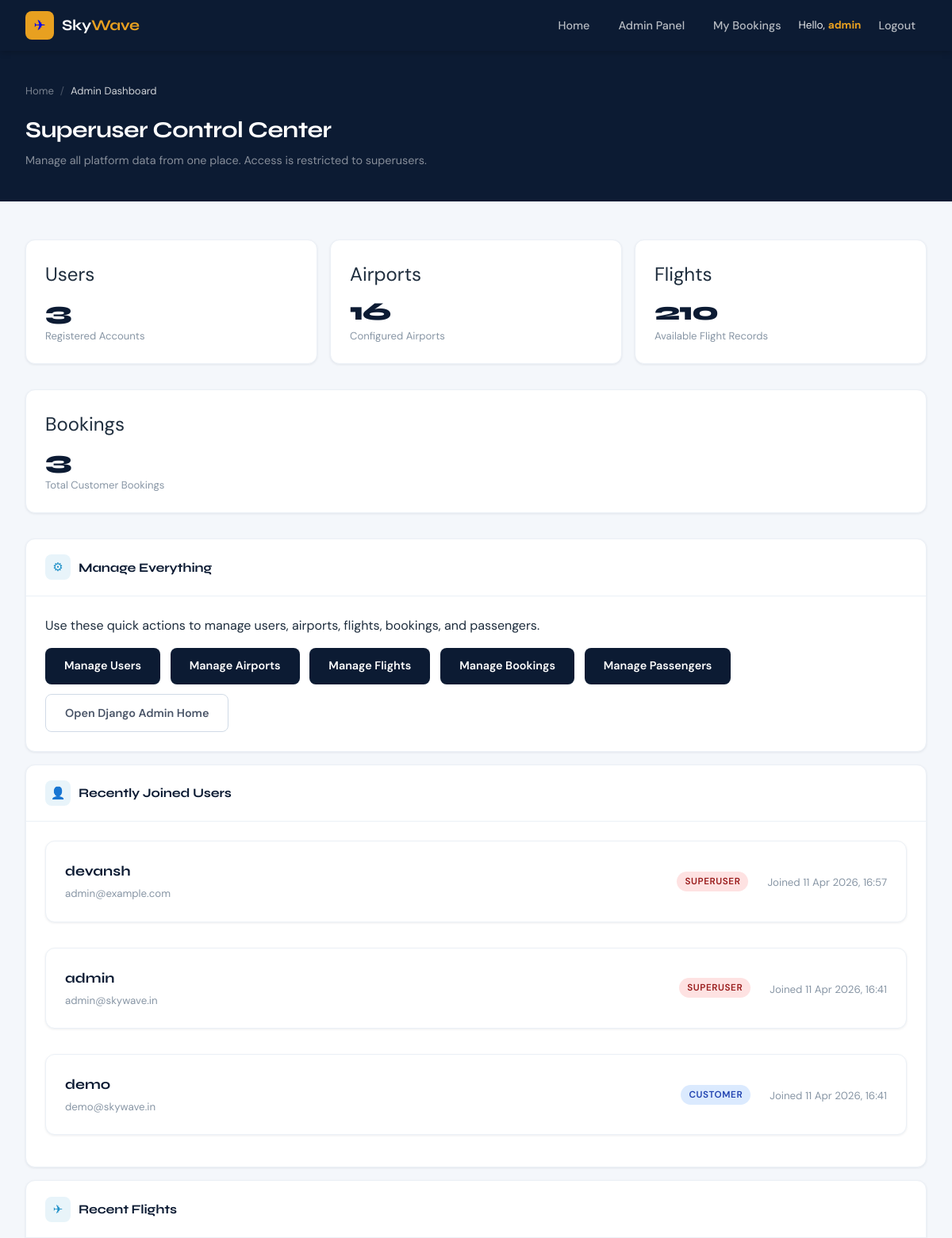
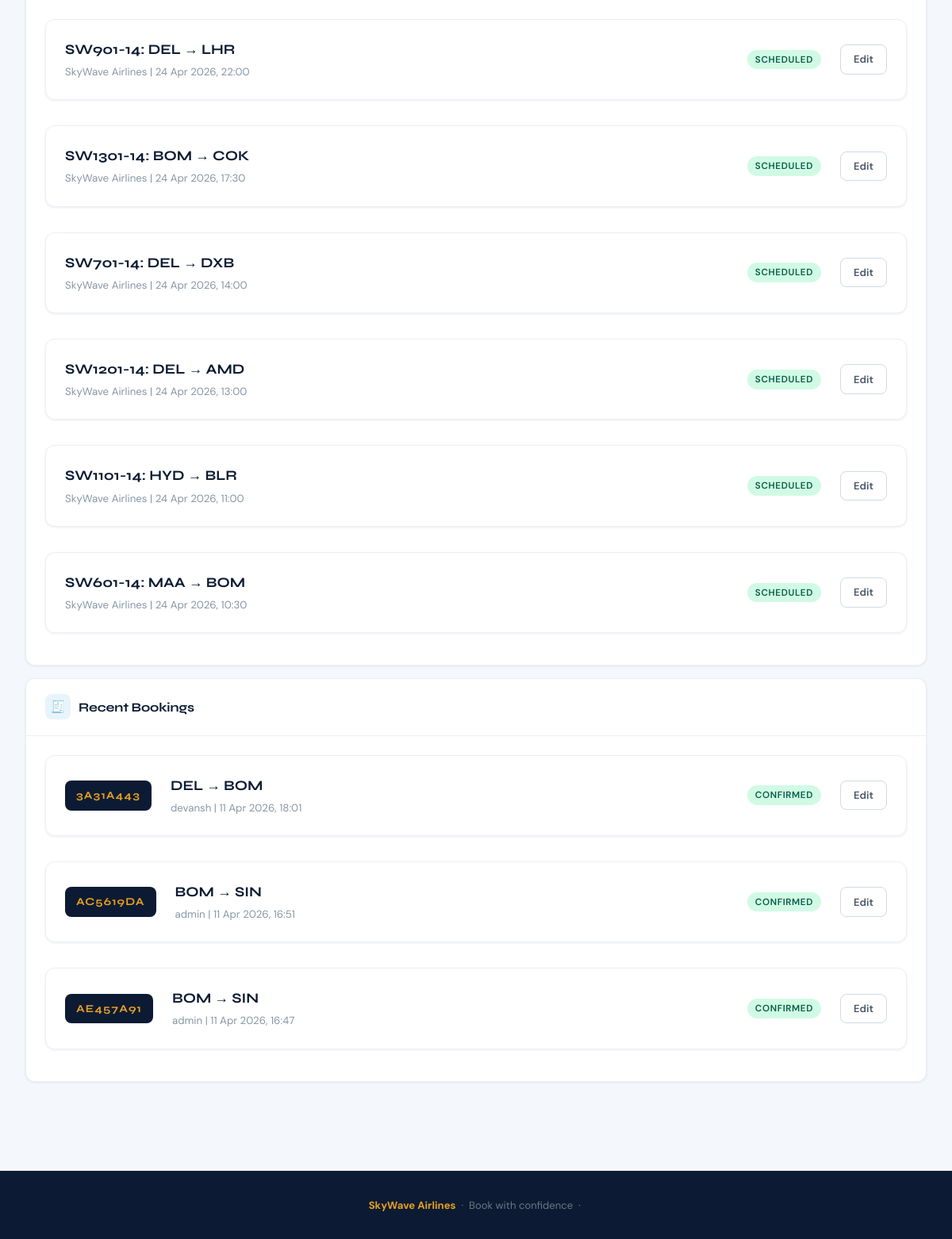
The app's page /admin-panel/ (signed in), older data (2 pictures, top to bottom).
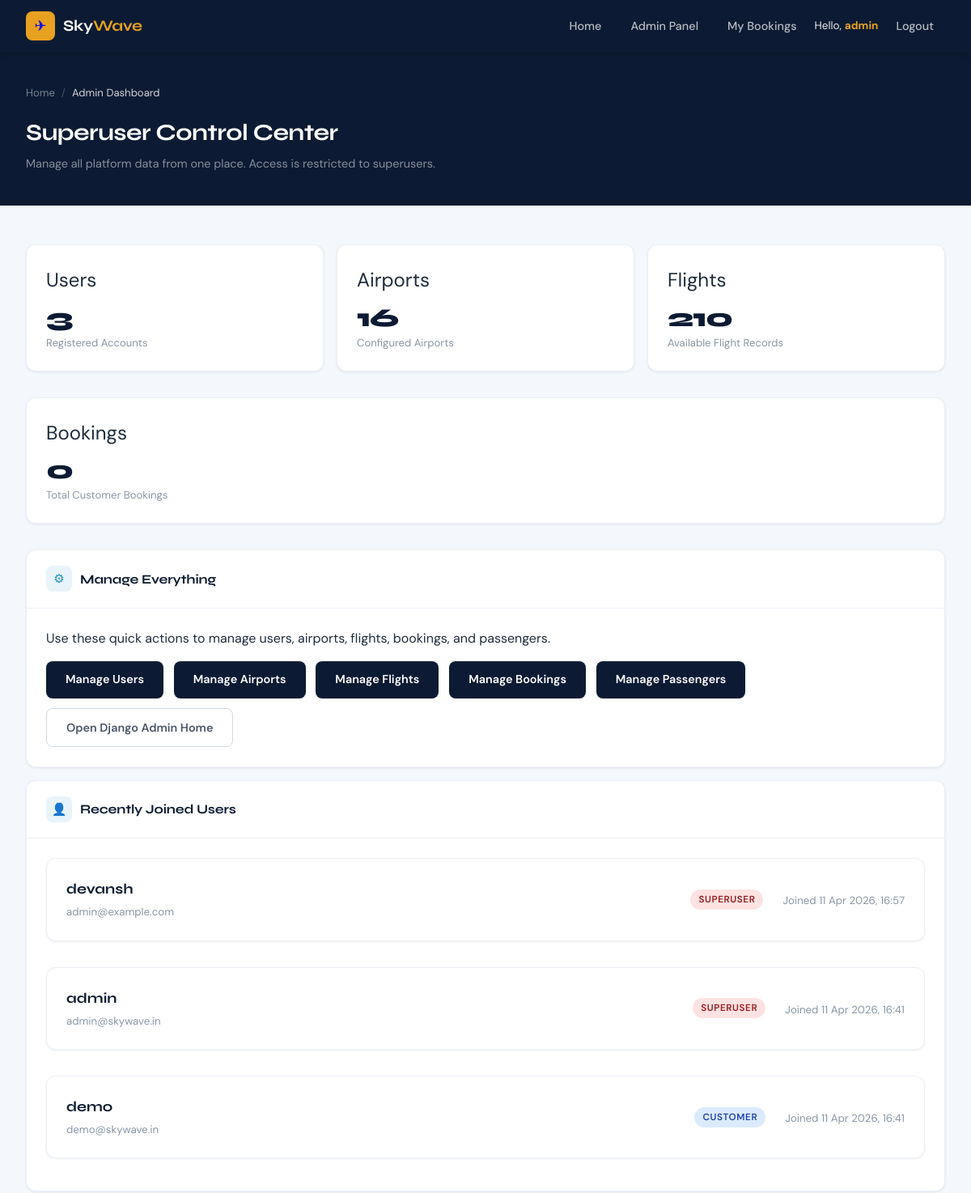
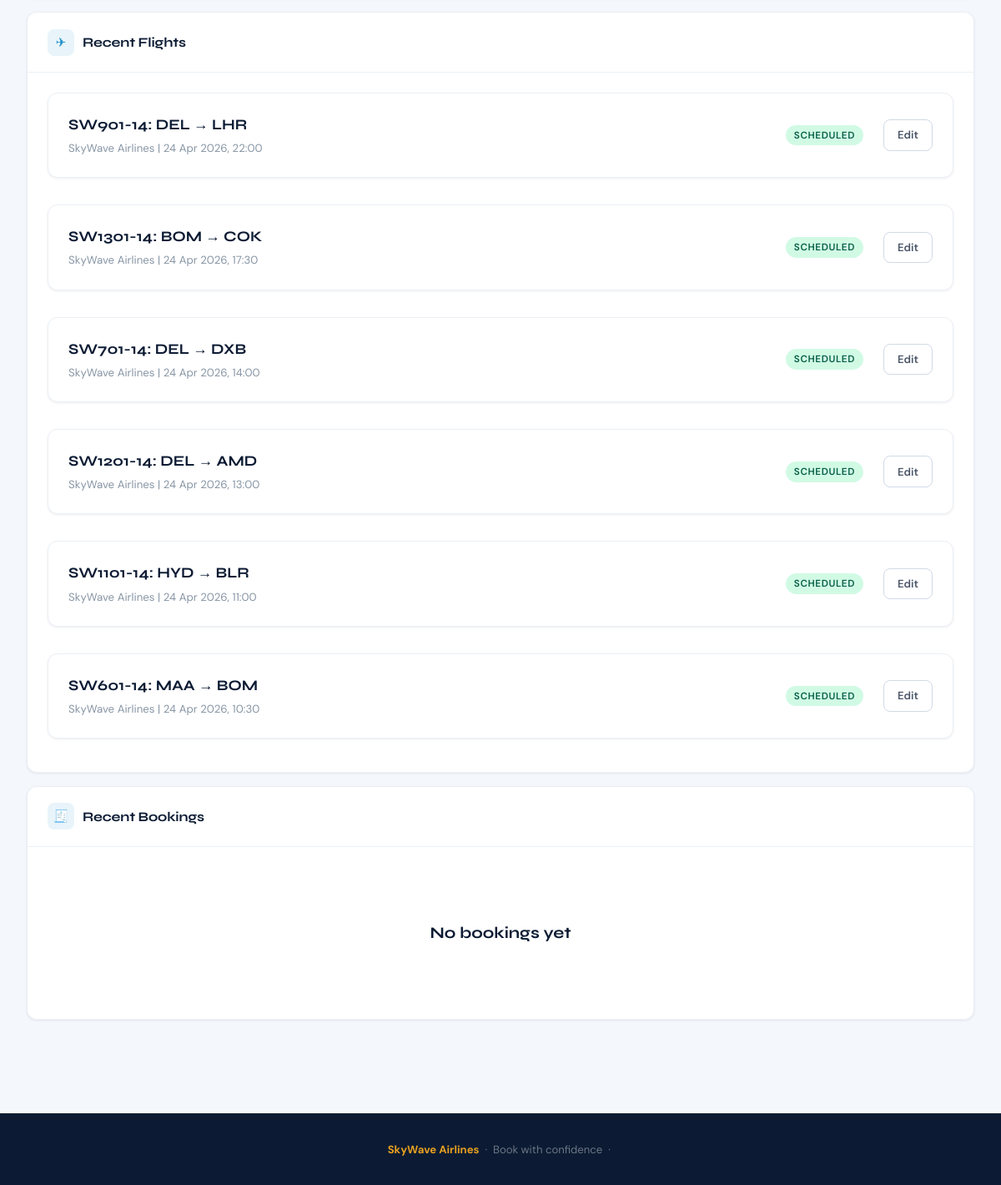
The same page, newer data (2 pictures, top to bottom).
### reservations/models.py (models this page shows, shortened)
class Flight(models.Model):
    CLASS_CHOICES = [
        ('economy', 'Economy'),
        ('business', 'Business'),
        ('first', 'First Class'),
    ]
    STATUS_CHOICES = [
        ('scheduled', 'Scheduled'),
        ('delayed', 'Delayed'),
        ('cancelled', 'Cancelled'),
        ('completed', 'Completed'),
    ]
    flight_number = models.CharField(max_length=10, unique=True)
    origin = models.ForeignKey(Airport, on_delete=models.CASCADE, related_name='departing_flights')
    destination = models.ForeignKey(Airport, on_delete=models.CASCADE, related_name='arriving_flights')
    departure_time = models.DateTimeField()
    arrival_time = models.DateTimeField()
    total_seats = models.IntegerField(default=180)
    available_seats = models.IntegerField(default=180)
    economy_price = models.DecimalField(max_digits=10, decimal_places=2)
    business_price = models.DecimalField(max_digits=10, decimal_places=2)
    first_class_price = models.DecimalField(max_digits=10, decimal_places=2)
    status = models.CharField(max_length=20, choices=STATUS_CHOICES, default='scheduled')
    airline_name = models.CharField(max_length=100, default='SkyWave Airlines')

class Airport(models.Model):
    code = models.CharField(max_length=3, unique=True)
    name = models.CharField(max_length=200)
    city = models.CharField(max_length=100)
    country = models.CharField(max_length=100)

class Booking(models.Model):
    STATUS_CHOICES = [
        ('confirmed', 'Confirmed'),
        ('cancelled', 'Cancelled'),
        ('pending', 'Pending'),
    ]
    CLASS_CHOICES = [
        ('economy', 'Economy'),
        ('business', 'Business'),
        ('first', 'First Class'),
    ]
    booking_ref = models.CharField(max_length=8, unique=True, editable=False)
    user = models.ForeignKey(User, on_delete=models.CASCADE, related_name='bookings')
    flight = models.ForeignKey(Flight, on_delete=models.CASCADE, related_name='bookings')
    seat_class = models.CharField(max_length=20, choices=CLASS_CHOICES, default='economy')
    passengers = models.IntegerField(default=1)
    total_price = models.DecimalField(max_digits=10, decimal_places=2)
    status = models.CharField(max_length=20, choices=STATUS_CHOICES, default='confirmed')
    booked_at = models.DateTimeField(auto_now_add=True)
    contact_email = models.EmailField()
    contact_phone = models.CharField(max_length=20, blank=True)

### reservations/views.py (the view)
# urls.py: path('admin-panel/', views.admin_dashboard, name='admin_dashboard'),
@superuser_required
def admin_dashboard(request):
    total_users = User.objects.count()
    total_airports = Airport.objects.count()
    total_flights = Flight.objects.count()
    total_bookings = Booking.objects.count()
    recent_users = User.objects.order_by('-date_joined')[:6]
    recent_flights = Flight.objects.select_related('origin', 'destination').order_by('-departure_time')[:6]
    recent_bookings = Booking.objects.select_related('user', 'flight__origin', 'flight__destination').order_by('-booked_at')[:8]
    return render(request, 'reservations/admin_dashboard.html', {
        'total_users': total_users,
        'total_airports': total_airports,
        'total_flights': total_flights,
        'total_bookings': total_bookings,
        'recent_users': recent_users,
        'recent_flights': recent_flights,
        'recent_bookings': recent_bookings,
    })

### reservations/views.py (called while the page is built)
def superuser_required(view_func):
    @login_required
    @wraps(view_func)
    def _wrapped_view(request, *args, **kwargs):
        if not request.user.is_superuser:
            messages.error(request, 'Only admin superusers can access this page.')
            return redirect('home')
        return view_func(request, *args, **kwargs)
    return _wrapped_view

### templates/reservations/admin_dashboard.html (shortened to what this page needs)
{% extends 'base.html' %}
{% block content %}
<section class="page-header">
  <div class="page-header-inner">
    <div class="breadcrumb">
      <a href="{% url 'home' %}">Home</a>
      <span class="sep">/</span>
      <span class="current">Admin Dashboard</span>
    </div>
    <h1>Superuser Control Center</h1>
    <p>Manage all platform data from one place. Access is restricted to superusers.</p>
  </div>
</section>
<main class="main-content">
  <section class="stats-row">
    <article class="stat-card">
      <div class="stat-icon">Users</div>
      <div class="stat-value">{{ total_users }}</div>
      <div class="stat-label">Registered Accounts</div>
    </article>
    <article class="stat-card">
      <div class="stat-icon">Airports</div>
      <div class="stat-value">{{ total_airports }}</div>
      <div class="stat-label">Configured Airports</div>
    </article>
    <article class="stat-card">
      <div class="stat-icon">Flights</div>
      <div class="stat-value">{{ total_flights }}</div>
      <div class="stat-label">Available Flight Records</div>
    </article>
  </section>
  <section class="stats-row" style="grid-template-columns: 1fr;">
    <article class="stat-card">
      <div class="stat-icon">Bookings</div>
      <div class="stat-value">{{ total_bookings }}</div>
      <div class="stat-label">Total Customer Bookings</div>
    </article>
  </section>
  <section class="card mb-2">
    <div class="card-header">
      <div class="card-header-icon">⚙</div>
      <h2 class="card-title">Manage Everything</h2>
    </div>
    <div class="card-body">
      <p class="mb-2">Use these quick actions to manage users, airports, flights, bookings, and passengers.</p>
      <div style="display:flex;flex-wrap:wrap;gap:0.8rem;">
        <a href="{% url 'admin:auth_user_changelist' %}" class="btn btn-navy">Manage Users</a>
        <a href="{% url 'admin:reservations_airport_changelist' %}" class="btn btn-navy">Manage Airports</a>
        <a href="{% url 'admin:reservations_flight_changelist' %}" class="btn btn-navy">Manage Flights</a>
        <a href="{% url 'admin:reservations_booking_changelist' %}" class="btn btn-navy">Manage Bookings</a>
        <a href="{% url 'admin:reservations_passenger_changelist' %}" class="btn btn-navy">Manage Passengers</a>
        <a href="{% url 'admin:index' %}" class="btn btn-outline">Open Django Admin Home</a>
      </div>
    </div>
  </section>
  <section class="card mb-2">
    <div class="card-header">
      <div class="card-header-icon">👤</div>
      <h2 class="card-title">Recently Joined Users</h2>
    </div>
    <div class="card-body">
      {% if recent_users %}
        <div class="flight-list">
          {% for item in recent_users %}
            <div class="booking-item" style="grid-template-columns: 1fr auto auto;">
              <div>
                <div class="booking-route">{{ item.username }}</div>
                <div class="booking-meta">{{ item.email|default:'No email' }}</div>
              </div>
              <span class="badge {% if item.is_superuser %}badge-danger{% else %}badge-info{% endif %}">
                {% if item.is_superuser %}Superuser{% else %}Customer{% endif %}
              </span>
              <div class="booking-meta">Joined {{ item.date_joined|date:'d M Y, H:i' }}</div>
            </div>
          {% endfor %}
        </div>
      {% else %}
        <div class="empty-state">
          <div class="empty-title">No users available</div>
        </div>
      {% endif %}
    </div>
  </section>
  <section class="card mb-2">
    <div class="card-header">
      <div class="card-header-icon">✈</div>
      <h2 class="card-title">Recent Flights</h2>
    </div>
    <div class="card-body">
      {% if recent_flights %}
        <div class="flight-list">
          {% for item in recent_flights %}
            <div class="booking-item" style="grid-template-columns: 1fr auto auto;">
              <div>
                <div class="booking-route">{{ item.flight_number }}: {{ item.origin.code }} → {{ item.destination.code }}</div>
                <div class="booking-meta">{{ item.airline_name }} | {{ item.departure_time|date:'d M Y, H:i' }}</div>
              </div>
              <span class="badge {% if item.status == 'scheduled' %}badge-success{% elif item.status == 'delayed' %}badge-warning{% elif item.status == 'cancelled' %}badge-danger{% else %}badge-info{% endif %}">
                {{ item.get_status_display }}
              </span>
              <a href="{% url 'admin:reservations_flight_change' item.id %}" class="btn btn-outline btn-sm">Edit</a>
            </div>
          {% endfor %}
        </div>
      {% else %}
        <div class="empty-state">
          <div class="empty-title">No flights available</div>
        </div>
      {% endif %}
    </div>
  </section>
  <section class="card">
    <div class="card-header">
      <div class="card-header-icon">🧾</div>
      <h2 class="card-title">Recent Bookings</h2>
    </div>
    <div class="card-body">
      {% if recent_bookings %}
        <div class="flight-list">
          {% for item in recent_bookings %}
            <div class="booking-item" style="grid-template-columns: auto 1fr auto auto;">
              <div class="booking-ref-badge">{{ item.booking_ref }}</div>
              <div>
                <div class="booking-route">{{ item.flight.origin.code }} → {{ item.flight.destination.code }}</div>
                <div class="booking-meta">{{ item.user.username }} | {{ item.booked_at|date:'d M Y, H:i' }}</div>
              </div>
              <span class="badge {% if item.status == 'confirmed' %}badge-success{% elif item.status == 'pending' %}badge-warning{% else %}badge-danger{% endif %}">
                {{ item.get_status_display }}
              </span>
              <a href="{% url 'admin:reservations_booking_change' item.id %}" class="btn btn-outline btn-sm">Edit</a>
            </div>
          {% endfor %}
        </div>
      {% else %}
        <div class="empty-state">
          <div class="empty-title">No bookings yet</div>
        </div>
      {% endif %}
    </div>
  </section>
</main>
{% endblock %}

### templates/base.html (shortened to what this page needs)
{% load static %}
<!DOCTYPE html>
<html lang="en">
<head>
  <link rel="stylesheet" href="{% static 'css/style.css' %}">
</head>
<body>
<nav class="navbar">
  <div class="navbar-inner">
    <a href="{% url 'home' %}" class="nav-logo">
      <div class="nav-logo-icon">✈</div>
      <span class="nav-logo-text">Sky<span>Wave</span></span>
    </a>
    <ul class="nav-links">
      <li><a href="{% url 'home' %}">Home</a></li>
      {% if user.is_authenticated %}
        {% if user.is_superuser %}
          <li><a href="{% url 'admin_dashboard' %}">Admin Panel</a></li>
        {% endif %}
        <li><a href="{% url 'my_bookings' %}">My Bookings</a></li>
        <li class="nav-user">Hello, <strong>{{ user.first_name|default:user.username }}</strong></li>
        <li><a href="{% url 'logout' %}">Logout</a></li>
      {% else %}
        <li><a href="{% url 'login' %}">Login</a></li>
        <li><a href="{% url 'register' %}" class="btn-nav">Sign Up</a></li>
      {% endif %}
    </ul>
  </div>
</nav>
{% block content %}{% endblock %}
<footer class="footer">
  <div> <strong>SkyWave Airlines</strong> &nbsp;·&nbsp; Book with confidence &nbsp;·&nbsp; </div>
</footer>
</body>
</html>

Row changes from the older to the newer data that the page shows:
removed Booking: booking_ref "3A31A443", flight.origin.code "DEL", flight.destination.code "BOM", user.username "devansh", booked_at "11 Apr 2026, 18:01", status "CONFIRMED"
removed Booking: booking_ref "AC5619DA", flight.origin.code "BOM", flight.destination.code "SIN", user.username "admin", booked_at "11 Apr 2026, 16:51", status "CONFIRMED"
removed Booking: booking_ref "AE457A91", flight.origin.code "BOM", flight.destination.code "SIN", user.username "admin", booked_at "11 Apr 2026, 16:47", status "CONFIRMED"
Text that changed along with them:
{{ total_bookings }}: "3" → "0"
text now shown: "No bookings yet"
